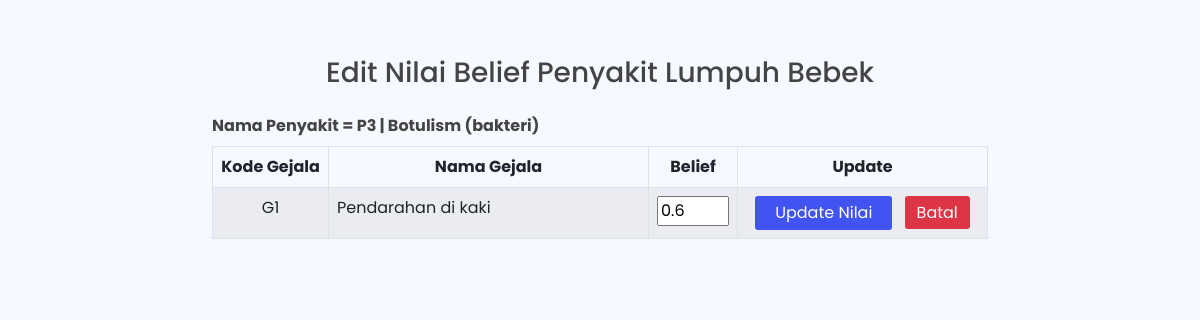
The app's page /admin/rules/editbelief.php?id_penyakit=3&id_gejala=1&belief=0.6 with its own data.
### tables this page shows
CREATE TABLE `tb_penyakit` (
  `id` int(11) NOT NULL,
  `kdpenyakit` varchar(3) DEFAULT NULL,
  `nama_penyakit` varchar(100) DEFAULT NULL,
  `definisi` text DEFAULT NULL,
  `solusi` text NOT NULL
);

CREATE TABLE `tb_gejala` (
  `id` int(11) NOT NULL,
  `kdgejala` varchar(3) DEFAULT NULL,
  `gejala` text DEFAULT NULL
);

### admin/rules/editbelief.php (the view, shortened to what this page needs)
<!DOCTYPE html>
<html lang="en">
<head>
  <link href="../../assets/vendor/bootstrap/css/bootstrap.min.css" rel="stylesheet">
  <link rel="stylesheet" href="https://cdn.jsdelivr.net/npm/bootstrap-icons@1.10.2/font/bootstrap-icons.css">
  <link href="../../assets/vendor/boxicons/css/boxicons.min.css" rel="stylesheet">
  <link href="../../assets/vendor/quill/quill.snow.css" rel="stylesheet">
  <link href="../../assets/vendor/quill/quill.bubble.css" rel="stylesheet">
  <link href="../../assets/vendor/remixicon/remixicon.css" rel="stylesheet">
  <link href="../../assets/vendor/simple-datatables/style.css" rel="stylesheet">
  <link href="../../assets/css/style.css" rel="stylesheet">
</head>
<body>
  <section>
    <div class="row mt-5 mx-auto">
      <div class="col-md-8 mt-2 mx-auto">
        <h3 class="text-center mb-4">Edit Nilai Belief Penyakit Lumpuh Bebek</h3>
        <?php
        include "../koneksi.php";
        $kdpenyakit = $_GET['id_penyakit'];
        $queryP = mysqli_query($koneksi, "SELECT * FROM tb_penyakit WHERE id='$kdpenyakit' ");
        $dataP = mysqli_fetch_array($queryP);
        echo "<b>Nama Penyakit = " . $dataP['kdpenyakit'] . " | " . $dataP['nama_penyakit'];
        ?></b>
        <form id="form1" name="form1" method="post" action="./updatebelief.php?id_penyakit=<?php echo $_GET['id_penyakit']; ?>&id_gejala=<?php echo $_GET['id_gejala']; ?>" enctype="multipart/form-data">
          <div class="table-responsive">
            <table class="table table-striped table-bordered mt-2">
              <thead>
                <tr>
                  <th width='116px' class="text-center">Kode Gejala</th>
                  <th class="text-center">Nama Gejala</th>
                  <th width='10px' class="text-center">Belief</th>
                  <th width='250px' class="text-center">Update</th>
                </tr>
              </thead>
              <tbody>
                <?php
                include "../koneksi.php";
                $query = mysqli_query($koneksi, " SELECT * FROM tb_gejala WHERE id='$_GET[id_gejala]' ") or die(mysqli_error($koneksi));
                while ($row = mysqli_fetch_array($query)) {
                ?>
                  <tr>
                    <td class="text-center"><?php echo $row['kdgejala']; ?></td>
                    <td><?php echo $row['gejala']; ?>
                    <td class="text-center"><input name="updatebelief" type="text" size="2" value="<?php echo $_GET['belief']; ?>"></td>
                    <td class="text-center"><input class="submit" type="submit" value="Update Nilai">
                      <a href="./rules.php" class="ms-2 batal">Batal</a>
                    </td>
                  </tr>
                <?php } ?>
              </tbody>
            </table>
        </form>
      </div>
    </div>
  </section>
</body>
</html>

### assets/css/style.css (style rules this page uses)
:root { scroll-behavior: smooth; }
body { font-family: "Poppins", sans-serif; background: #f6f9ff; color: #444444; }
a { color: #4154f1; text-decoration: none; }
h1, h2, h3, h4, h5, h6 { font-family: "Poppins", sans-serif; }

### admin/rules/editbelief.php (style rules this page uses)
.submit { background-color: #4154f1; border: none; color: white; padding: 5px 20px; border-radius: 3px; }
.batal { background-color: #dc3545; border: none; color: white; padding: 5px 12px; border-radius: 3px; }

### records on screen
tb_penyakit: kdpenyakit "P3", nama_penyakit "Botulism (bakteri)"
tb_gejala: kdgejala "G1", gejala "Pendarahan di kaki"
